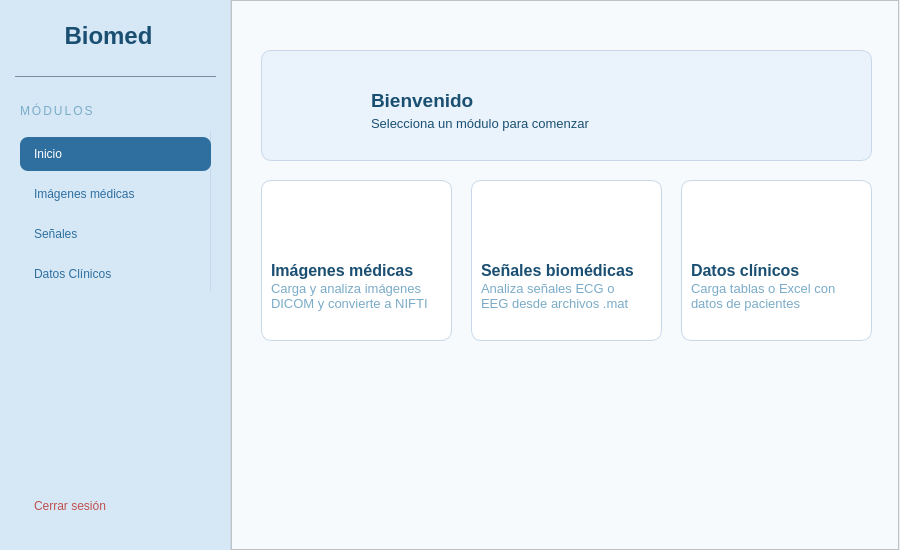
<?xml version="1.0" encoding="UTF-8"?>
<ui version="4.0">
 <class>MenuPpal</class>
 <widget class="QMainWindow" name="MenuPpal">
  <property name="geometry">
   <rect>
    <x>0</x>
    <y>0</y>
    <width>900</width>
    <height>550</height>
   </rect>
  </property>
  <property name="maximumSize">
   <size>
    <width>900</width>
    <height>550</height>
   </size>
  </property>
  <property name="windowTitle">
   <string>MainWindow</string>
  </property>
  <widget class="QWidget" name="centralwidget">
   <widget class="QWidget" name="panelizquierdo_menu" native="true">
    <property name="geometry">
     <rect>
      <x>0</x>
      <y>0</y>
      <width>231</width>
      <height>550</height>
     </rect>
    </property>
    <property name="styleSheet">
     <string notr="true">background-color: #D6E8F5;
border-right: 1px solid #C8D8E8;</string>
    </property>
    <widget class="QLabel" name="nombrea_menu">
     <property name="geometry">
      <rect>
       <x>53</x>
       <y>25</y>
       <width>111</width>
       <height>21</height>
      </rect>
     </property>
     <property name="font">
      <font>
       <pointsize>18</pointsize>
       <weight>75</weight>
       <bold>true</bold>
      </font>
     </property>
     <property name="styleSheet">
      <string notr="true">color: #1A4F72;
border: none</string>
     </property>
     <property name="text">
      <string>Biomed</string>
     </property>
     <property name="alignment">
      <set>Qt::AlignCenter</set>
     </property>
    </widget>
    <widget class="QPushButton" name="cerrars_menu">
     <property name="geometry">
      <rect>
       <x>20</x>
       <y>490</y>
       <width>101</width>
       <height>31</height>
      </rect>
     </property>
     <property name="cursor">
      <cursorShape>PointingHandCursor</cursorShape>
     </property>
     <property name="styleSheet">
      <string notr="true">background-color: transparent;
color: #C05050;
border: none;
border-radius: 8px;
padding: 10px 14px;
font-size: 12px;
text-align: left;</string>
     </property>
     <property name="text">
      <string>Cerrar sesión</string>
     </property>
    </widget>
    <widget class="QLabel" name="logo_menu">
     <property name="geometry">
      <rect>
       <x>10</x>
       <y>10</y>
       <width>50</width>
       <height>50</height>
      </rect>
     </property>
     <property name="styleSheet">
      <string notr="true">background-color: transparent;
border: none
</string>
     </property>
     <property name="text">
      <string/>
     </property>
     <property name="pixmap">
      <pixmap>../../../../../../Downloads/Adobe Express - file.png</pixmap>
     </property>
     <property name="scaledContents">
      <bool>true</bool>
     </property>
    </widget>
    <widget class="QWidget" name="verticalLayoutWidget">
     <property name="geometry">
      <rect>
       <x>20</x>
       <y>90</y>
       <width>191</width>
       <height>201</height>
      </rect>
     </property>
     <layout class="QVBoxLayout" name="verticalLayout">
      <item>
       <widget class="QLabel" name="modulos_menu">
        <property name="styleSheet">
         <string notr="true">color: #7AABC8;
letter-spacing: 2px;
border: none</string>
        </property>
        <property name="text">
         <string>MÓDULOS</string>
        </property>
        <property name="alignment">
         <set>Qt::AlignLeading|Qt::AlignLeft|Qt::AlignVCenter</set>
        </property>
       </widget>
      </item>
      <item>
       <widget class="QPushButton" name="inicio_menu">
        <property name="font">
         <font>
          <pointsize>-1</pointsize>
         </font>
        </property>
        <property name="cursor">
         <cursorShape>PointingHandCursor</cursorShape>
        </property>
        <property name="styleSheet">
         <string notr="true">background-color: #2F6FA0;
color: white;
border: none;
border-radius: 8px;
padding: 10px 14px;
font-size: 12px;
text-align: left;</string>
        </property>
        <property name="text">
         <string>Inicio</string>
        </property>
       </widget>
      </item>
      <item>
       <widget class="QPushButton" name="imagenesm_menu">
        <property name="cursor">
         <cursorShape>PointingHandCursor</cursorShape>
        </property>
        <property name="styleSheet">
         <string notr="true">background-color: transparent;
border: none;
color: #2F6FA0;
border-radius: 8px;
padding: 10px 14px;
font-size: 12px;
text-align: left</string>
        </property>
        <property name="text">
         <string>Imágenes médicas</string>
        </property>
       </widget>
      </item>
      <item>
       <widget class="QPushButton" name="senales_menu">
        <property name="cursor">
         <cursorShape>PointingHandCursor</cursorShape>
        </property>
        <property name="styleSheet">
         <string notr="true">background-color: transparent;
border: none;
color: #2F6FA0;
border-radius: 8px;
padding: 10px 14px;
font-size: 12px;
text-align: left;</string>
        </property>
        <property name="text">
         <string>Señales</string>
        </property>
       </widget>
      </item>
      <item>
       <widget class="QPushButton" name="datosc_menu">
        <property name="cursor">
         <cursorShape>PointingHandCursor</cursorShape>
        </property>
        <property name="styleSheet">
         <string notr="true">background-color: transparent;
border: none;
color: #2F6FA0;
border-radius: 8px;
padding: 10px 14px;
font-size: 12px;
text-align: left;</string>
        </property>
        <property name="text">
         <string>Datos Clínicos</string>
        </property>
       </widget>
      </item>
     </layout>
    </widget>
    <widget class="QFrame" name="frame">
     <property name="geometry">
      <rect>
       <x>15</x>
       <y>76</y>
       <width>201</width>
       <height>1</height>
      </rect>
     </property>
     <property name="styleSheet">
      <string notr="true">background-color: #9BB8D3;
</string>
     </property>
     <property name="frameShape">
      <enum>QFrame::StyledPanel</enum>
     </property>
     <property name="frameShadow">
      <enum>QFrame::Raised</enum>
     </property>
    </widget>
    <widget class="QLabel" name="logo_menu_2">
     <property name="geometry">
      <rect>
       <x>10</x>
       <y>10</y>
       <width>50</width>
       <height>50</height>
      </rect>
     </property>
     <property name="styleSheet">
      <string notr="true">background-color: transparent;
border: none
</string>
     </property>
     <property name="text">
      <string/>
     </property>
     <property name="pixmap">
      <pixmap>../../../Adobe Express - file.png</pixmap>
     </property>
     <property name="scaledContents">
      <bool>true</bool>
     </property>
    </widget>
   </widget>
   <widget class="QFrame" name="panelPpal_menu">
    <property name="geometry">
     <rect>
      <x>231</x>
      <y>0</y>
      <width>668</width>
      <height>550</height>
     </rect>
    </property>
    <property name="styleSheet">
     <string notr="true">background-color: #F7FAFD</string>
    </property>
    <property name="frameShape">
     <enum>QFrame::StyledPanel</enum>
    </property>
    <property name="frameShadow">
     <enum>QFrame::Raised</enum>
    </property>
    <widget class="QFrame" name="bienvenida_menu">
     <property name="geometry">
      <rect>
       <x>30</x>
       <y>50</y>
       <width>611</width>
       <height>111</height>
      </rect>
     </property>
     <property name="styleSheet">
      <string notr="true">background-color: #EAF3FB;
border: 1px solid #C8D8E8;
border-radius: 10px</string>
     </property>
     <property name="frameShape">
      <enum>QFrame::StyledPanel</enum>
     </property>
     <property name="frameShadow">
      <enum>QFrame::Raised</enum>
     </property>
     <widget class="QLabel" name="iconousuario_menu">
      <property name="geometry">
       <rect>
        <x>30</x>
        <y>30</y>
        <width>60</width>
        <height>60</height>
       </rect>
      </property>
      <property name="styleSheet">
       <string notr="true">background-color: transparent;
border: none</string>
      </property>
      <property name="text">
       <string/>
      </property>
      <property name="pixmap">
       <pixmap>../../../../../../Downloads/Adobe Express - file (1).png</pixmap>
      </property>
      <property name="scaledContents">
       <bool>true</bool>
      </property>
     </widget>
     <widget class="QLabel" name="textoBienvenido_menu">
      <property name="geometry">
       <rect>
        <x>110</x>
        <y>40</y>
        <width>131</width>
        <height>21</height>
       </rect>
      </property>
      <property name="font">
       <font>
        <pointsize>14</pointsize>
        <weight>75</weight>
        <bold>true</bold>
       </font>
      </property>
      <property name="styleSheet">
       <string notr="true">color: #1A4F72;
border: none; 
background-color: transparent</string>
      </property>
      <property name="text">
       <string>Bienvenido</string>
      </property>
     </widget>
     <widget class="QLabel" name="label">
      <property name="geometry">
       <rect>
        <x>110</x>
        <y>60</y>
        <width>221</width>
        <height>26</height>
       </rect>
      </property>
      <property name="font">
       <font>
        <pointsize>10</pointsize>
       </font>
      </property>
      <property name="styleSheet">
       <string notr="true">color: #1A4F72;
border: none
</string>
      </property>
      <property name="text">
       <string>Selecciona un módulo para comenzar</string>
      </property>
     </widget>
     <widget class="QLabel" name="iconousuario_menu_2">
      <property name="geometry">
       <rect>
        <x>30</x>
        <y>30</y>
        <width>60</width>
        <height>60</height>
       </rect>
      </property>
      <property name="styleSheet">
       <string notr="true">background-color: transparent;
border: none</string>
      </property>
      <property name="text">
       <string/>
      </property>
      <property name="pixmap">
       <pixmap>../../../Adobe Express - file (1).png</pixmap>
      </property>
      <property name="scaledContents">
       <bool>true</bool>
      </property>
     </widget>
    </widget>
    <widget class="QFrame" name="tarjeta1_menu">
     <property name="geometry">
      <rect>
       <x>30</x>
       <y>180</y>
       <width>191</width>
       <height>161</height>
      </rect>
     </property>
     <property name="styleSheet">
      <string notr="true">background-color: white;
border: 1px solid #C8D8E8;
border-radius: 10px;</string>
     </property>
     <property name="frameShape">
      <enum>QFrame::StyledPanel</enum>
     </property>
     <property name="frameShadow">
      <enum>QFrame::Raised</enum>
     </property>
     <widget class="QLabel" name="label_2">
      <property name="geometry">
       <rect>
        <x>10</x>
        <y>10</y>
        <width>61</width>
        <height>61</height>
       </rect>
      </property>
      <property name="styleSheet">
       <string notr="true">border: none</string>
      </property>
      <property name="text">
       <string/>
      </property>
      <property name="pixmap">
       <pixmap>../../../../../../Downloads/im (1).png</pixmap>
      </property>
      <property name="scaledContents">
       <bool>true</bool>
      </property>
     </widget>
     <widget class="QLabel" name="label_3">
      <property name="geometry">
       <rect>
        <x>10</x>
        <y>80</y>
        <width>161</width>
        <height>21</height>
       </rect>
      </property>
      <property name="font">
       <font>
        <pointsize>12</pointsize>
        <weight>75</weight>
        <bold>true</bold>
       </font>
      </property>
      <property name="styleSheet">
       <string notr="true">color: #1A4F72;
border: none</string>
      </property>
      <property name="text">
       <string>Imágenes médicas</string>
      </property>
     </widget>
     <widget class="QLabel" name="label_4">
      <property name="geometry">
       <rect>
        <x>10</x>
        <y>100</y>
        <width>161</width>
        <height>31</height>
       </rect>
      </property>
      <property name="font">
       <font>
        <pointsize>10</pointsize>
       </font>
      </property>
      <property name="styleSheet">
       <string notr="true">color: #7AABC8;
border: none</string>
      </property>
      <property name="text">
       <string>Carga y analiza imágenes DICOM y convierte a NIFTI</string>
      </property>
      <property name="wordWrap">
       <bool>true</bool>
      </property>
     </widget>
     <widget class="QLabel" name="label_5">
      <property name="geometry">
       <rect>
        <x>10</x>
        <y>10</y>
        <width>61</width>
        <height>61</height>
       </rect>
      </property>
      <property name="styleSheet">
       <string notr="true">border: none</string>
      </property>
      <property name="text">
       <string/>
      </property>
      <property name="pixmap">
       <pixmap>../../../im (1).png</pixmap>
      </property>
      <property name="scaledContents">
       <bool>true</bool>
      </property>
     </widget>
    </widget>
    <widget class="QFrame" name="tarjeta2_menu">
     <property name="geometry">
      <rect>
       <x>240</x>
       <y>180</y>
       <width>191</width>
       <height>161</height>
      </rect>
     </property>
     <property name="styleSheet">
      <string notr="true">background-color: white;
border: 1px solid #C8D8E8;
border-radius: 10px;</string>
     </property>
     <property name="frameShape">
      <enum>QFrame::StyledPanel</enum>
     </property>
     <property name="frameShadow">
      <enum>QFrame::Raised</enum>
     </property>
     <widget class="QLabel" name="label_11">
      <property name="geometry">
       <rect>
        <x>10</x>
        <y>10</y>
        <width>61</width>
        <height>61</height>
       </rect>
      </property>
      <property name="styleSheet">
       <string notr="true">border: none</string>
      </property>
      <property name="text">
       <string/>
      </property>
      <property name="pixmap">
       <pixmap>../../../../../../Downloads/señal (1).png</pixmap>
      </property>
      <property name="scaledContents">
       <bool>true</bool>
      </property>
     </widget>
     <widget class="QLabel" name="label_12">
      <property name="geometry">
       <rect>
        <x>10</x>
        <y>80</y>
        <width>161</width>
        <height>21</height>
       </rect>
      </property>
      <property name="font">
       <font>
        <pointsize>12</pointsize>
        <weight>75</weight>
        <bold>true</bold>
       </font>
      </property>
      <property name="styleSheet">
       <string notr="true">color: #1A4F72;
border: none</string>
      </property>
      <property name="text">
       <string>Señales biomédicas</string>
      </property>
     </widget>
     <widget class="QLabel" name="label_13">
      <property name="geometry">
       <rect>
        <x>10</x>
        <y>100</y>
        <width>161</width>
        <height>31</height>
       </rect>
      </property>
      <property name="font">
       <font>
        <pointsize>10</pointsize>
       </font>
      </property>
      <property name="styleSheet">
       <string notr="true">color: #7AABC8;
border: none</string>
      </property>
      <property name="text">
       <string>Analiza señales ECG o EEG desde archivos .mat</string>
      </property>
      <property name="wordWrap">
       <bool>true</bool>
      </property>
     </widget>
     <widget class="QLabel" name="label_14">
      <property name="geometry">
       <rect>
        <x>10</x>
        <y>10</y>
        <width>61</width>
        <height>61</height>
       </rect>
      </property>
      <property name="styleSheet">
       <string notr="true">border: none</string>
      </property>
      <property name="text">
       <string/>
      </property>
      <property name="pixmap">
       <pixmap>../../../señal (1).png</pixmap>
      </property>
      <property name="scaledContents">
       <bool>true</bool>
      </property>
     </widget>
    </widget>
    <widget class="QFrame" name="tarjeta3_menu">
     <property name="geometry">
      <rect>
       <x>450</x>
       <y>180</y>
       <width>191</width>
       <height>161</height>
      </rect>
     </property>
     <property name="styleSheet">
      <string notr="true">background-color: white;
border: 1px solid #C8D8E8;
border-radius: 10px;</string>
     </property>
     <property name="frameShape">
      <enum>QFrame::StyledPanel</enum>
     </property>
     <property name="frameShadow">
      <enum>QFrame::Raised</enum>
     </property>
     <widget class="QLabel" name="label_20">
      <property name="geometry">
       <rect>
        <x>10</x>
        <y>10</y>
        <width>61</width>
        <height>61</height>
       </rect>
      </property>
      <property name="styleSheet">
       <string notr="true">border: none</string>
      </property>
      <property name="text">
       <string/>
      </property>
      <property name="pixmap">
       <pixmap>../../../../../../Downloads/datos (1).png</pixmap>
      </property>
      <property name="scaledContents">
       <bool>true</bool>
      </property>
     </widget>
     <widget class="QLabel" name="label_21">
      <property name="geometry">
       <rect>
        <x>10</x>
        <y>80</y>
        <width>161</width>
        <height>21</height>
       </rect>
      </property>
      <property name="font">
       <font>
        <pointsize>12</pointsize>
        <weight>75</weight>
        <bold>true</bold>
       </font>
      </property>
      <property name="styleSheet">
       <string notr="true">color: #1A4F72;
border: none</string>
      </property>
      <property name="text">
       <string>Datos clínicos</string>
      </property>
     </widget>
     <widget class="QLabel" name="label_22">
      <property name="geometry">
       <rect>
        <x>10</x>
        <y>100</y>
        <width>161</width>
        <height>31</height>
       </rect>
      </property>
      <property name="font">
       <font>
        <pointsize>10</pointsize>
       </font>
      </property>
      <property name="styleSheet">
       <string notr="true">color: #7AABC8;
border: none</string>
      </property>
      <property name="text">
       <string>Carga tablas o Excel con datos de pacientes</string>
      </property>
      <property name="wordWrap">
       <bool>true</bool>
      </property>
     </widget>
     <widget class="QLabel" name="label_23">
      <property name="geometry">
       <rect>
        <x>10</x>
        <y>10</y>
        <width>61</width>
        <height>61</height>
       </rect>
      </property>
      <property name="styleSheet">
       <string notr="true">border: none</string>
      </property>
      <property name="text">
       <string/>
      </property>
      <property name="pixmap">
       <pixmap>../../../datos (1).png</pixmap>
      </property>
      <property name="scaledContents">
       <bool>true</bool>
      </property>
     </widget>
    </widget>
   </widget>
  </widget>
  <widget class="QMenuBar" name="menubar">
   <property name="geometry">
    <rect>
     <x>0</x>
     <y>0</y>
     <width>900</width>
     <height>21</height>
    </rect>
   </property>
  </widget>
 </widget>
 <resources/>
 <connections>
  <connection>
   <sender>cerrars_menu</sender>
   <signal>clicked()</signal>
   <receiver>MenuPpal</receiver>
   <slot>close()</slot>
   <hints>
    <hint type="sourcelabel">
     <x>98</x>
     <y>528</y>
    </hint>
    <hint type="destinationlabel">
     <x>325</x>
     <y>577</y>
    </hint>
   </hints>
  </connection>
 </connections>
</ui>
